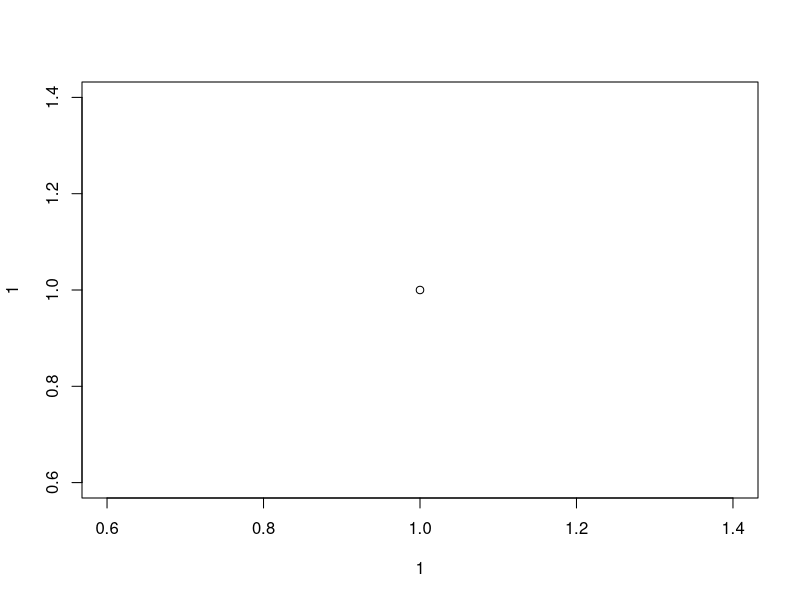
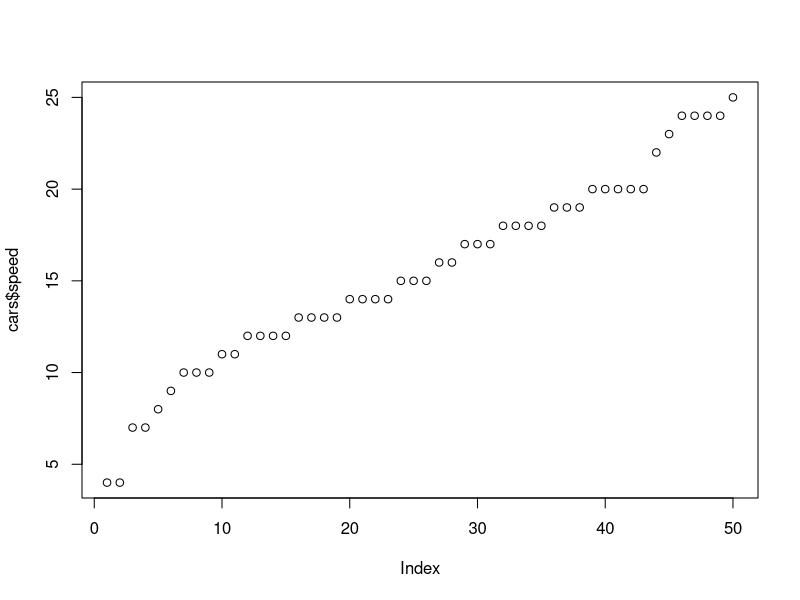
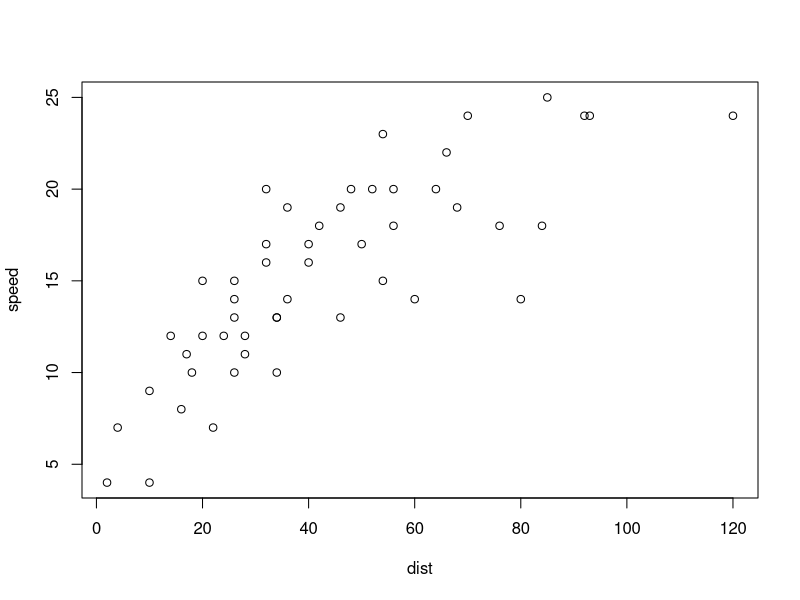
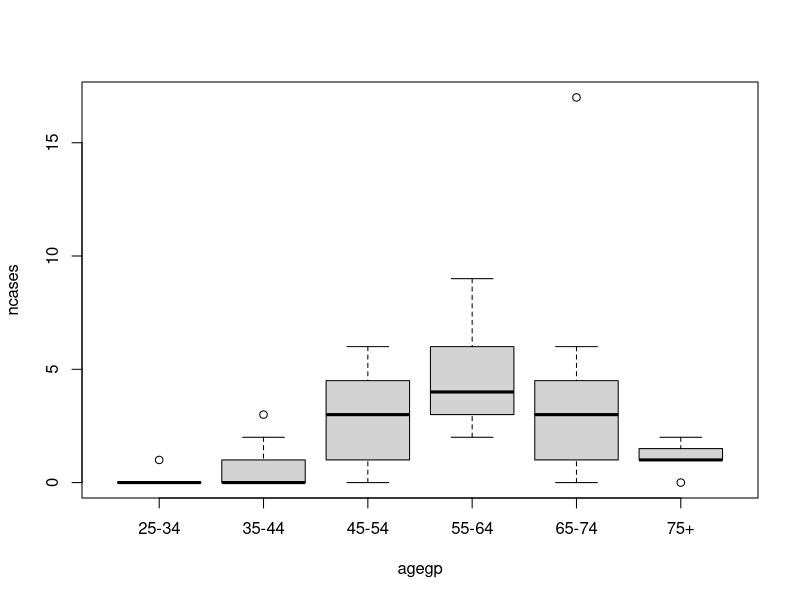
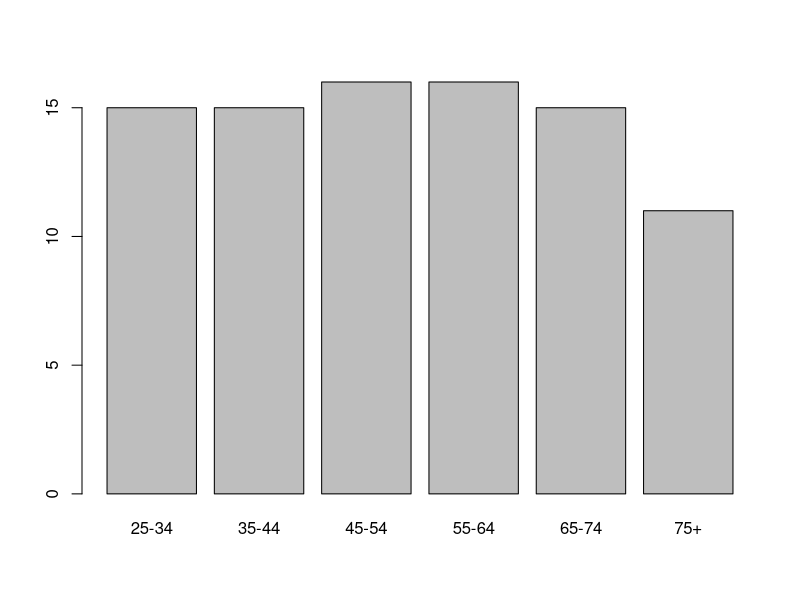
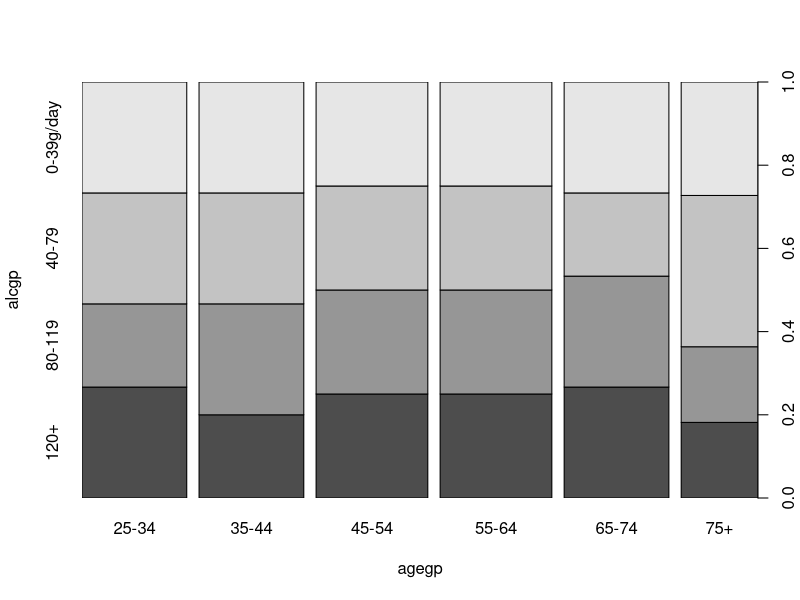
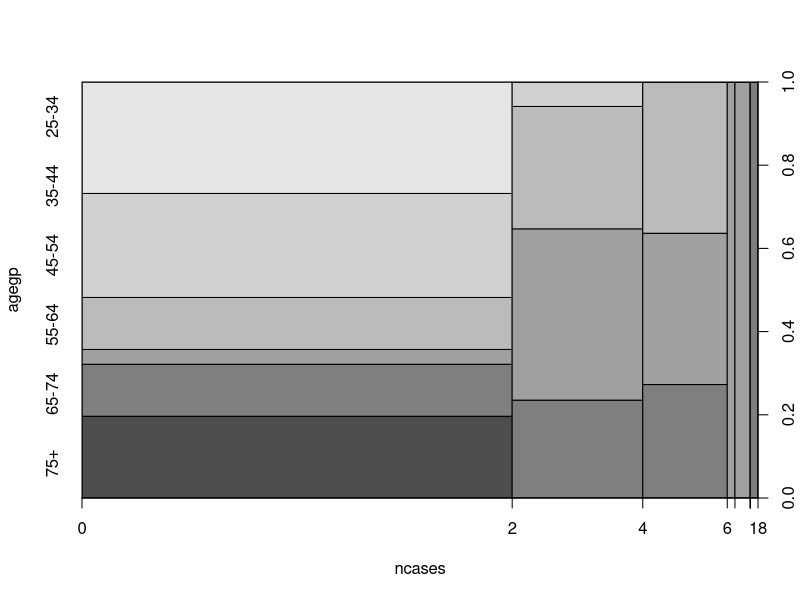
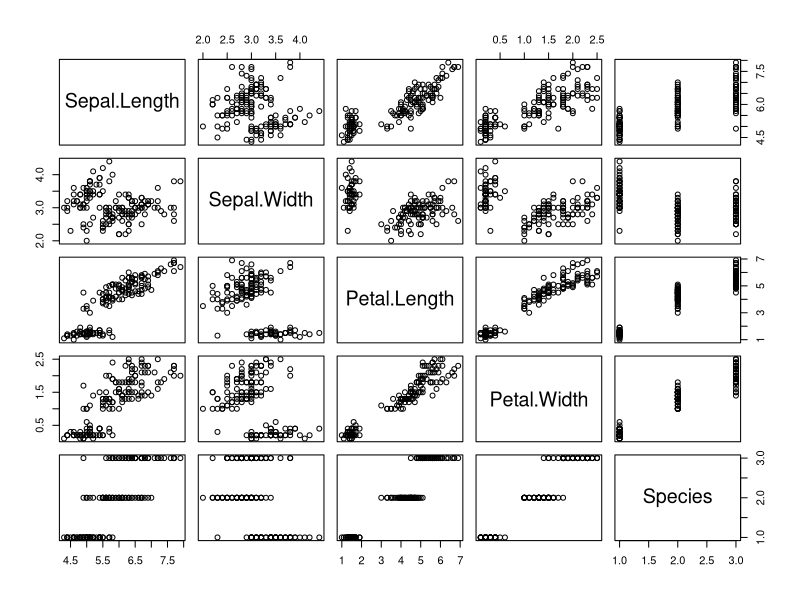

Generate these figures, in order, with R:
## ---- chunk 1
#| echo: true
#| out.width: 85%
plot(x = 1, y = 1)
## ---- chunk 2
#| echo: true
#| out.width: 100%
plot(cars$speed)
## ---- chunk 3
#| echo: true
#| out.width: 100%
plot(speed ~ dist, data = cars)
## ---- chunk 4
#| echo: true
#| out.width: 100%
plot(ncases ~ agegp, data = esoph)
## ---- chunk 5
#| echo: true
#| out.width: 100%
plot(esoph$agegp)

## ---- chunk 6
#| echo: true
#| out.width: 100%

plot(alcgp ~ agegp, data = esoph)
## ---- chunk 7
#| echo: true
#| out.width: 100%
plot(agegp ~ ncases, data = esoph)
## ---- chunk 8
#| echo: true
#| out.width: 100%
plot(iris)
## ---- chunk 9
#| echo: true
#| out.width: 100%
hist(cars$speed)
## ---- chunk 10
#| echo: true
#| out.width: 100%
stripchart(cars$speed, method = "stack")
## ---- chunk 11
#| echo: true
#| out.width: 100%
spineplot(agegp ~ ncases, data = esoph)
## ---- chunk 12
#| echo: true
#| out.width: 100%
boxplot(cars$speed)
## ---- chunk 13
#| echo: true
#| out.width: 100%
dotchart(cars$speed)

## ---- chunk 14
#| echo: true
#| out.width: 100%
# Create data for the graph.
tab <- data.frame(
          name = c("A", "B", "C"),
          value = c(19,53, 88)
         )

# Plot the chart.
pie(tab$value, tab$name)
## ---- chunk 15
#| echo: true
#| out.width: 100%
barplot(table(esoph$agegp))
## ---- chunk 16
#| echo: true
#| out.width: 100%
curve(expr = x^3)
## ---- chunk 17
#| echo: true
#| out.width: 100%
pairs(iris)
